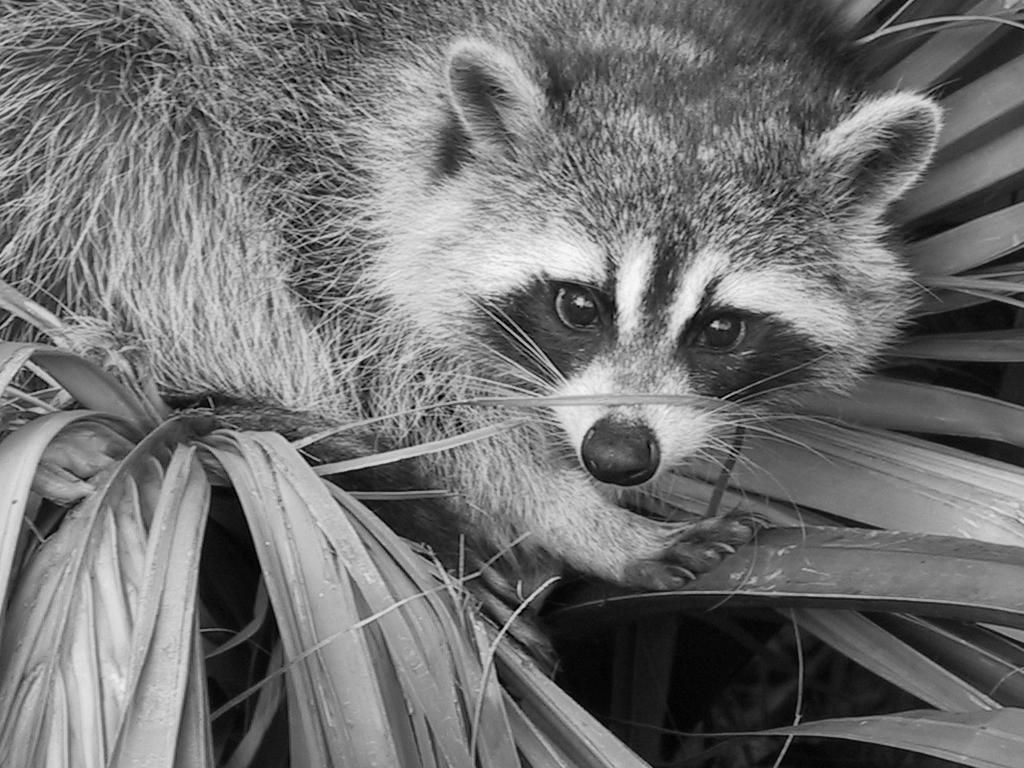
#> input picture cloud_apis/data/bw_image.jpg, 1024 x 768 px
$ jupyter execute --allow-errors deepai_apis.ipynb   (shell and % lines are left out)
#> lines starting #> are read from the running program, lines starting #| are printed output that depends on the picture
# Taller de Machine Learning en la Nube con Python - APIs de Machine Learning en la Nube
**Juan S. Lara**

*Universidad Nacional de Colombia*

[julara@unal.edu.co]()

<a href="https://github.com/juselara1"></a>
<a href="https://www.linkedin.com/in/juan-sebastian-lara-ramirez-43570a214/"></a>
<a href="https://www.researchgate.net/profile/Juan-Lara-Ramirez"></a>

[cell 1]
import requests
import cv2
import numpy as np
import matplotlib.pyplot as plt
from matplotlib.patches import Rectangle

## Servicios en la Nube
Existen diversos servicios para machine learning en la nube. Distintos proveedores como Google, Microsoft, Amazon, entre otros; dan acceso a APIs con distintos modelos ya pre-entrenados y listos para usar. En este caso utilizaremos APIs gratuitas que ofrece DeepAI.

Para usar estos servicios debemos registrarnos en DeepAI y obtener un API key.

[cell 2]
api_key = ""

## Image Colorization
Este modelo nos permite colorear imágenes en blanco y negro.

Primero, cargamos la imagen en blanco y negro:
**Puede descargar la imagen usando el siguiente comando**

```python
!mkdir data
!wget https://raw.githubusercontent.com/juselara1/unillanos-cloudml-2021/master/cloud_apis/data/bw_image.jpg -P data/
```

[cell 3]
im_bw = cv2.imread("data/bw_image.jpg")
#> im_bw is the input picture: shape (768, 1024, 3); min 0, max 252, mean 113.5

Realizamos un post al endpoint correspondiente:

#> (a cell that did not finish here is left out)

Realizamos un get para extraer la imagen resultante:

#> (a cell that did not finish here is left out)

Finalmente, veamos los resultados:

[cell 6]
fig, ax = plt.subplots(1, 2, figsize=(15, 10))
ax[0].imshow(im_bw)
ax[0].axis("off")
ax[0].set_title("Original")
#> (the rest of this cell did not finish here and is left out)

## Facial Recognition
Este servicio nos permite detectar rostros dentro de imágenes.

Primero cargamos una imagen con rostros.

**Puede descargar la imagen usando el siguiente comando:**

```sh
!wget https://raw.githubusercontent.com/juselara1/unillanos-cloudml-2021/master/cloud_apis/data/people.png -P data/
```

[cell 7]
im = cv2.imread("data/people.png")
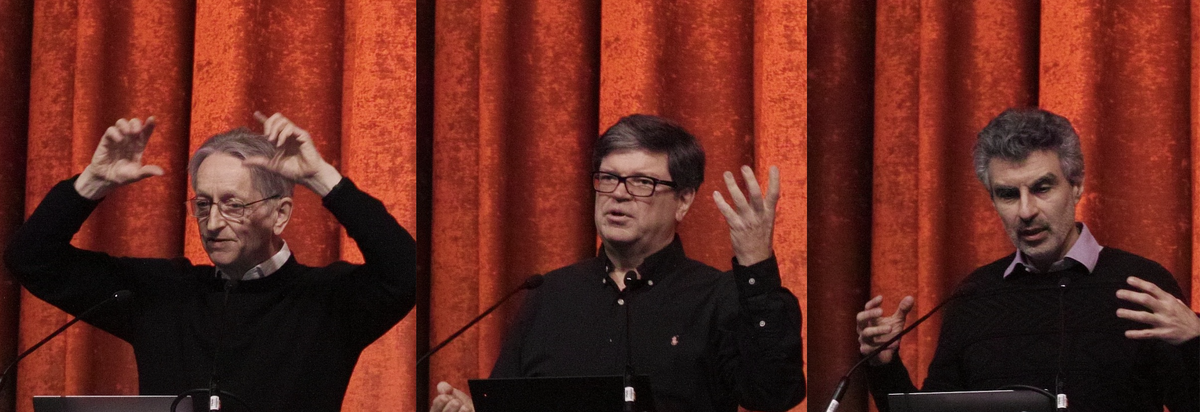
#> input picture cloud_apis/data/people.png, 1200 x 412 px
#> im is the input picture: shape (412, 1200, 3); mean B, G, R 31.7, 40.5, 99.5
im = cv2.cvtColor(im, cv2.COLOR_BGR2RGB)

#> (a cell that did not finish here is left out)

Veamos los resultados:

[cell 9]
fig, ax = plt.subplots(1, 1, figsize=(15, 10))
ax.imshow(im)
#> (the rest of this cell did not finish here and is left out)

## Sentiment Analysis
El servicio de análisis de sentimientos permite clasificar sentimientos en textos.

Cargamos los textos

**Puede descargar los datos con el siguiente comando:

```sh
!wget https://raw.githubusercontent.com/juselara1/unillanos-cloudml-2021/master/cloud_apis/data/angry.txt -P data/
!wget https://raw.githubusercontent.com/juselara1/unillanos-cloudml-2021/master/cloud_apis/data/happy.txt -P data/
```

#> (a cell that did not finish here is left out)

Hacemos las dos peticiones:

#> (a cell that did not finish here is left out)

#> (a cell that did not finish here is left out)

## Text Summarization
Este servicio nos permite acortar textos.

Primero, cargamos el texto:

**Puede descargar los datos con el siguiente comando:**

```python
!wget https://raw.githubusercontent.com/juselara1/unillanos-cloudml-2021/master/cloud_apis/data/long_text.txt -P data/
```

#> (a cell that did not finish here is left out)

Ahora, hacemos la petición:

#> (a cell that did not finish here is left out)

## Toonify
Con este servicio podemos caricaturizar imágenes.

**Puede descargar la imagen con el siguiente comando:

```python
!wget https://raw.githubusercontent.com/juselara1/unillanos-cloudml-2021/master/cloud_apis/data/kubrick.jpg -P data/
```

[cell 15]
im = cv2.imread("data/kubrick.jpg")
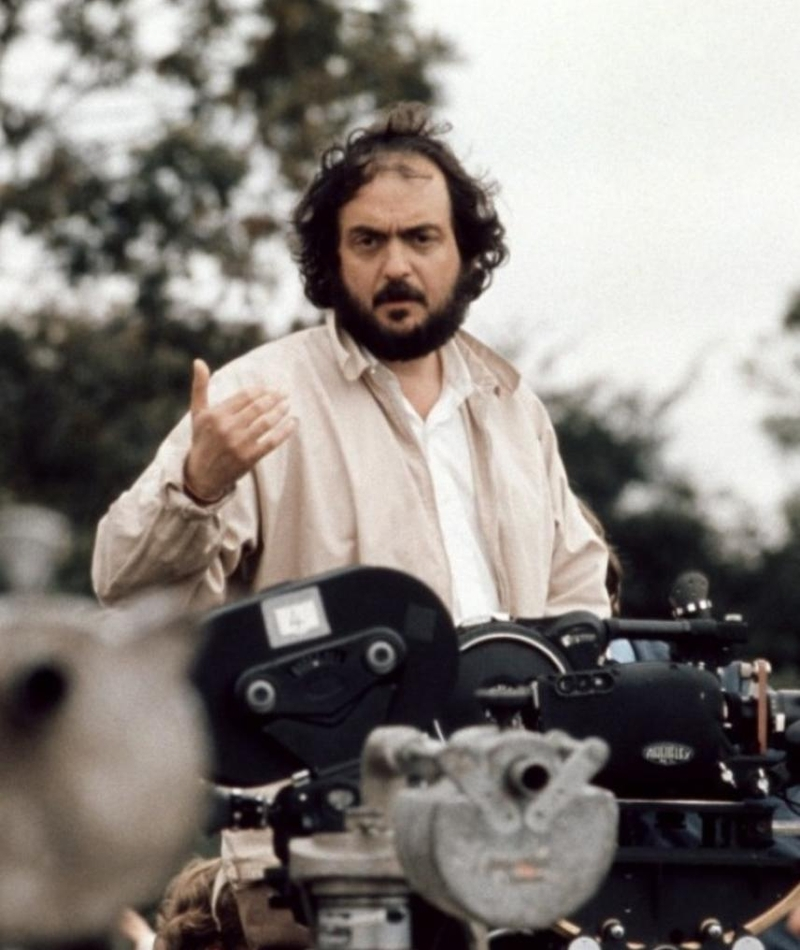
#> input picture cloud_apis/data/kubrick.jpg, 800 x 950 px
#> im is the input picture: shape (950, 800, 3); mean B, G, R 124.1, 128.8, 135
#> (the rest of this cell did not finish here and is left out)
